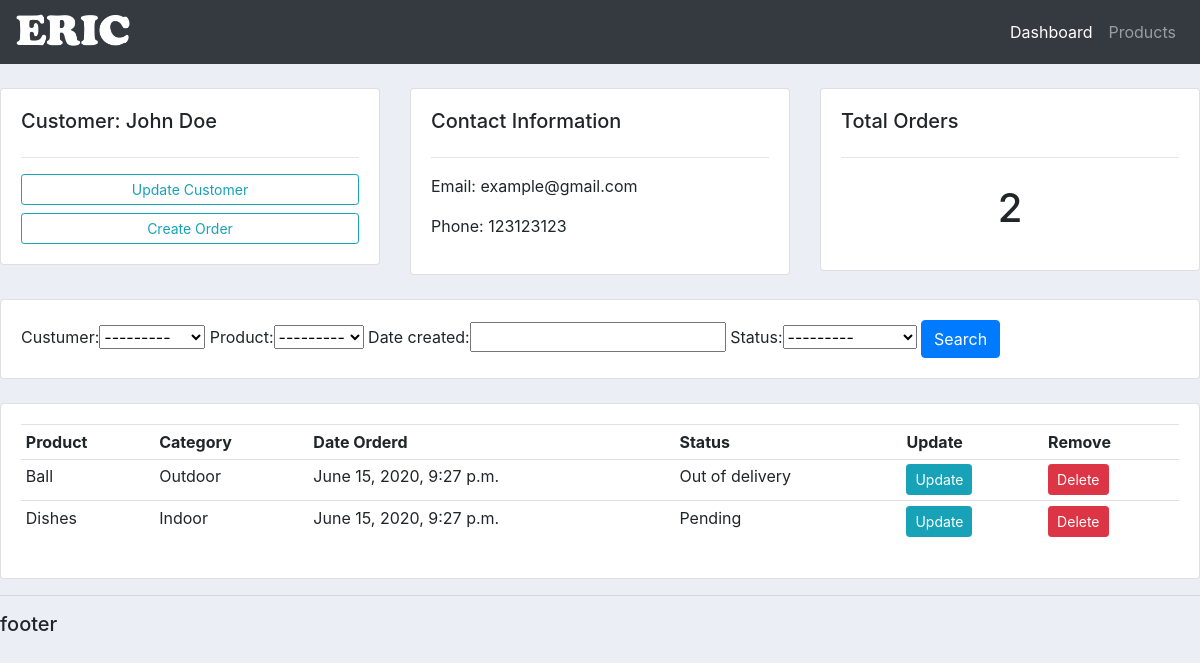
The page /custumer/1 on the database its author committed.
### accounts/models.py (models this page shows, shortened)
class Custumer(models.Model):
    name = models.CharField(max_length=200, null=True)
    phone = models.CharField(max_length=200, null=True)
    email = models.CharField(max_length=200, null=True)
    date_created = models.DateTimeField(auto_now_add=True)
    def __str__(self):
        return self.name

class Order(models.Model):
    STATUS = (
        ('Pending','Pending'),
        ('Out of delivery','Out of delivery'),
        ('Delivered','Delivered'),
    )
    custumer = models.ForeignKey(Custumer, null=True, on_delete=models.SET_NULL)
    product = models.ForeignKey(Product, null=True, on_delete=models.SET_NULL)
    date_created = models.DateTimeField(auto_now_add=True)
    status = models.CharField(max_length=200, null=True, choices=STATUS)

class Product(models.Model):
    CATEGORY = (
        ('Indoor','Indoor'),
        ('Outdoor','Outdoor'),
    )
    name = models.CharField(max_length=200, null=True)
    price = models.FloatField(null=True)
    category = models.CharField(max_length=200, null=True, choices=CATEGORY)
    description = models.CharField(max_length=200, null=True, blank=True)
    date_created = models.DateTimeField(auto_now_add=True)
    Tag = models.ManyToManyField(Tag)
    def __str__(self):
        return self.name

### accounts/views.py (the view)
# urls.py: path('custumer/<str:id>', views.custumer, name="custumer"),
def custumer(request,id):
    cstumer = Custumer.objects.get(id=id)
    orders = cstumer.order_set.all()
    totalOrders = cstumer.order_set.all().count()
    myFilter = OrderFilter(request.GET, queryset=orders)
    orders = myFilter.qs
    context = {
        'custumer': cstumer,
        'orders': orders,
        'totalOrders': totalOrders,
        'myFilter': myFilter
    }
    return render(request,'accounts/custumer.html',context)

### accounts/templates/accounts/custumer.html
{% extends 'accounts/main.html' %}
{% block content %}
<br>
<div class="row">
	<div class="col-md">
		<div class="card card-body">
			<h5>Customer: {{custumer.name}}</h5>
			<hr>
			<a class="btn btn-outline-info  btn-sm btn-block" href="">Update Customer</a>
			<a class="btn btn-outline-info  btn-sm btn-block" href="{% url 'create_order' custumer.id %}">Create Order</a>
		</div>
	</div>
	<div class="col-md">
		<div class="card card-body">
			<h5>Contact Information</h5>
			<hr>
			<p>Email: {{custumer.email}}</p>
			<p>Phone: {{custumer.phone}}</p>
		</div>
	</div>
	<div class="col-md">
		<div class="card card-body">
			<h5>Total Orders</h5>
			<hr>
			<h1 style="text-align: center;padding: 10px">{{totalOrders}}</h1>
		</div>
	</div>
</div>
<br>
<div class="row">
	<div class="col">
		<div class="card card-body">
			<form method="get">
				{{myFilter.form}}
		    <button class="btn btn-primary" type="submit">Search</button>
		  </form>
		</div>
	</div>
</div>
<br>
<div class="row">
	<div class="col-md">
		<div class="card card-body">
			<table class="table table-sm">
				<tr>
					<th>Product</th>
					<th>Category</th>
					<th>Date Orderd</th>
					<th>Status</th>
					<th>Update</th>
					<th>Remove</th>
				</tr>
				{% for order in orders %}
					<tr>
						<td>{{order.product}}</td>
						<td>{{order.product.category}}</td>
						<td>{{order.date_created}}</td>
						<td>{{order.status}}</td>
						<td><a href="{% url 'update_order' order.id %}" class="btn btn-sm btn-info">Update</a></td>
						<td><a href="{% url 'delete_order' order.id %}" class="btn btn-sm btn-danger">Delete</a></td>
					</tr>
				{% endfor %}
			</table>
		</div>
	</div>
</div>
{% endblock content %}

### static/css/main.css (style rules this page uses)
body { background-color: #ebeff5; }

### rows shown on the page
Custumer: name "John Doe", email "example@gmail.com", phone "123123123"
Order: product "Ball", product.category "Outdoor", date_created "June 15, 2020, 9:27 p.m.", status "Out of delivery"
Order: product "Dishes", product.category "Indoor", date_created "June 15, 2020, 9:27 p.m.", status "Pending"

### other values the page prints
{{ totalOrders }} "2"
